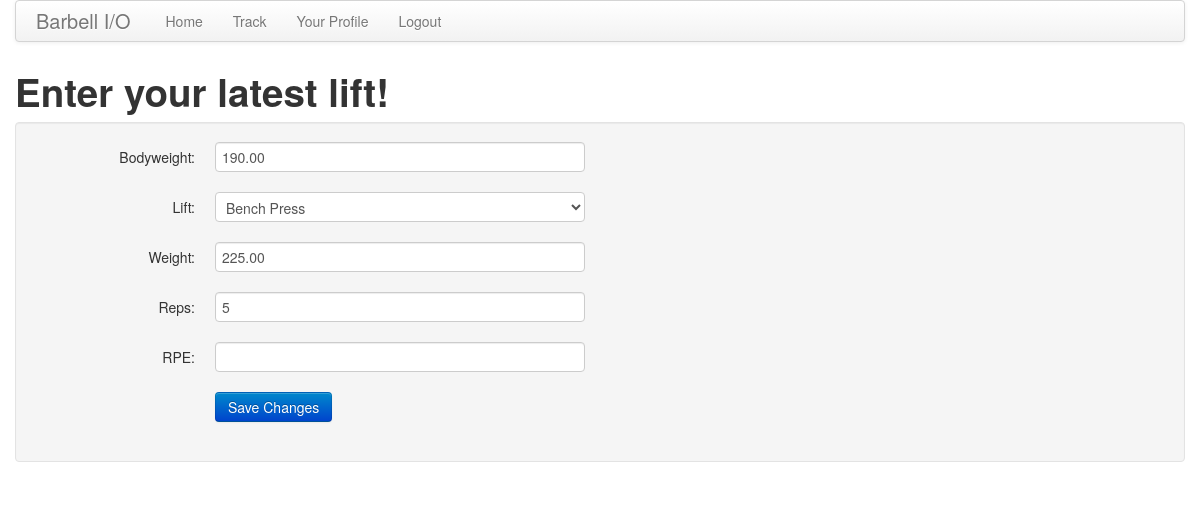
The page /track (signed in) on the database its author committed.
### app/models.py (models this page shows, shortened)
class LiftEntry(db.Model):
    id = db.Column(db.Integer, primary_key=True)
    lift = db.Column(db.String(128))
    bw = db.Column(db.Float)
    weight = db.Column(db.Float)
    reps = db.Column(db.Integer)
    rpe = db.Column(db.Float)
    timestamp = db.Column(db.DateTime)
    user_id = db.Column(db.Integer, db.ForeignKey('user.id'))

### app/views.py (the view, shortened to what this page needs)
@app.route('/track', methods=['GET', 'POST'])
@login_required
def track():
    form = TrackSetForm()
    if request.method == 'GET':
        lastLift = LiftEntry.query.filter_by(user_id=g.user.id).order_by(desc(LiftEntry.id)).first()
        if lastLift is not None:
            form.lift.data = lastLift.lift
            form.bw.data = lastLift.bw
            form.weight.data = lastLift.weight
            form.reps.data = lastLift.reps
    return render_template('track.html', form=form, title='Track')

### app/forms.py
class TrackSetForm(Form):
    bw = DecimalField('bw')
    lift = SelectField('lift', choices=[(choice, choice) for choice in lift_choices], validators=[DataRequired()])
    weight = DecimalField('weight', validators=[DataRequired()])
    reps = IntegerField('reps', validators=[DataRequired()])
    rpe = DecimalField('rpe', validators=[Optional()])

### app/models.py (called while the page is built)
    @property
    def is_authenticated(self):
        return True

    def __repr__(self):
        return '<User %r>' % (self.username)

### app/views.py (called while the page is built)
@app.before_request
def before_request():
    g.user = current_user
    print('Current user: ' + str(g.user))
    if g.user.is_authenticated:
        g.user.last_seen = datetime.utcnow()
        db.session.add(g.user)
        db.session.commit()

@lm.user_loader
def load_user(id):
    return User.query.get(int(id))

### app/templates/track.html (shortened to what this page needs)
{% extends "base.html" %}
{% block content %}
<h1>Enter your latest lift!</h1>
<div class="well">
    <form class="form-horizontal" action="" method="post" name="edit">
        <div class="control-group{% if form.errors.post %} error{% endif %}">
            <label class="control-label" for="bw">Bodyweight:</label>
            <div class="controls">
                {{ form.bw(class="span4") }}
            </div>
        </div>
        <div class="control-group{% if form.errors.post %} error{% endif %}">
            <label class="control-label" for="lift">Lift:</label>
            <div class="controls">
                {{ form.lift(class = "span4") }}
            </div>
        </div>
        <div class="control-group{% if form.errors.post %} error{% endif %}">
            <label class="control-label" for="weight">Weight:</label>
            <div class="controls">
                {{ form.weight(class="span4") }}
            </div>
        </div>
        <div class="control-group{% if form.errors.post %} error{% endif %}">
            <label class="control-label" for="reps">Reps:</label>
            <div class="controls">
                {{ form.reps(class="span4") }}
            </div>
        </div>
        <div class="control-group{% if form.errors.post %} error{% endif %}">
            <label class="control-label" for="rpe">RPE:</label>
            <div class="controls">
                {{ form.rpe(class="span4") }}
            </div>
        </div>
        <div class="control-group">
            <div class="controls">
                <input class="btn btn-primary" type="submit" value="Save Changes">
            </div>
        </div>
    </form>
</div>
{% endblock %}

### rows shown on the page
LiftEntry: bw "190.00", lift "Bench Press", weight "225.00", reps "5"
